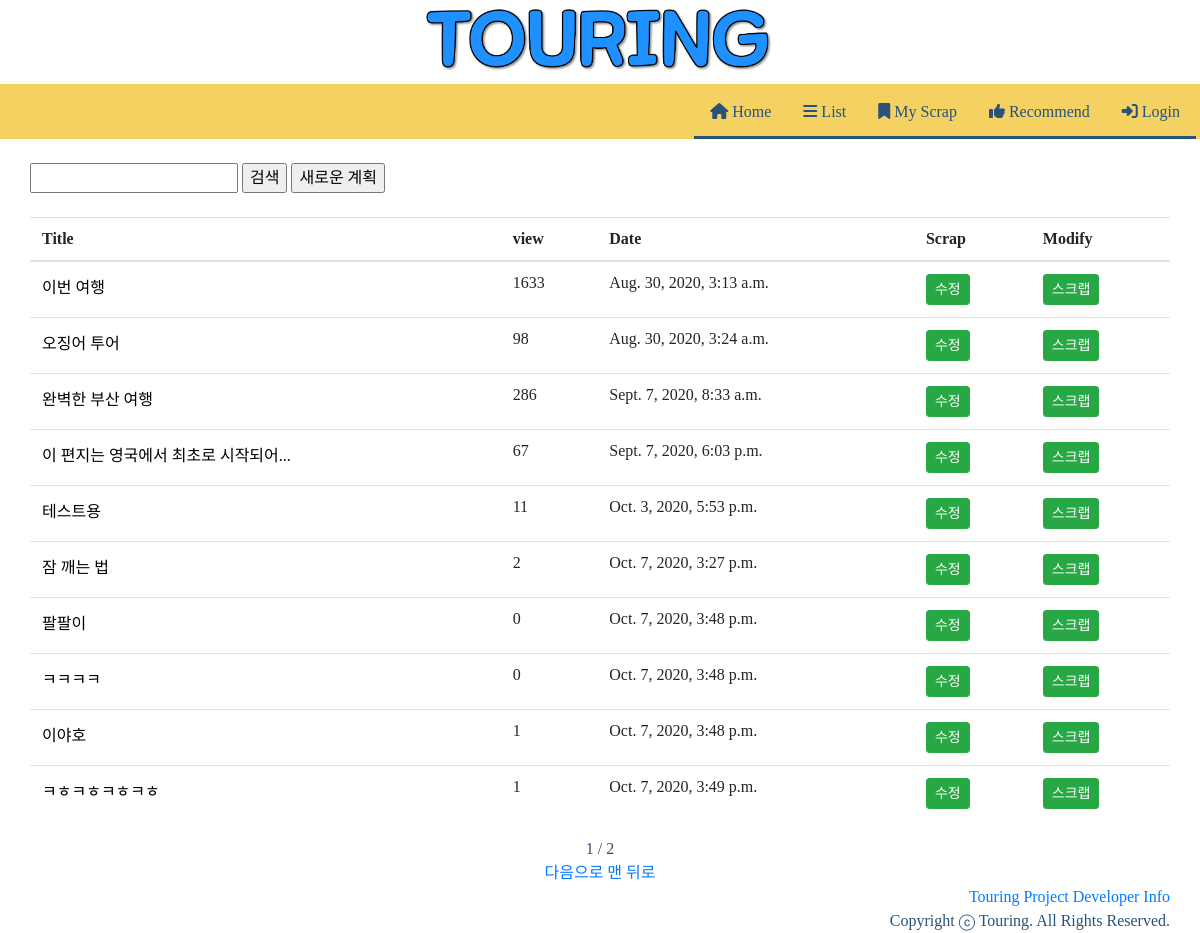
Before: /tourPlan/search/ with the older database file.
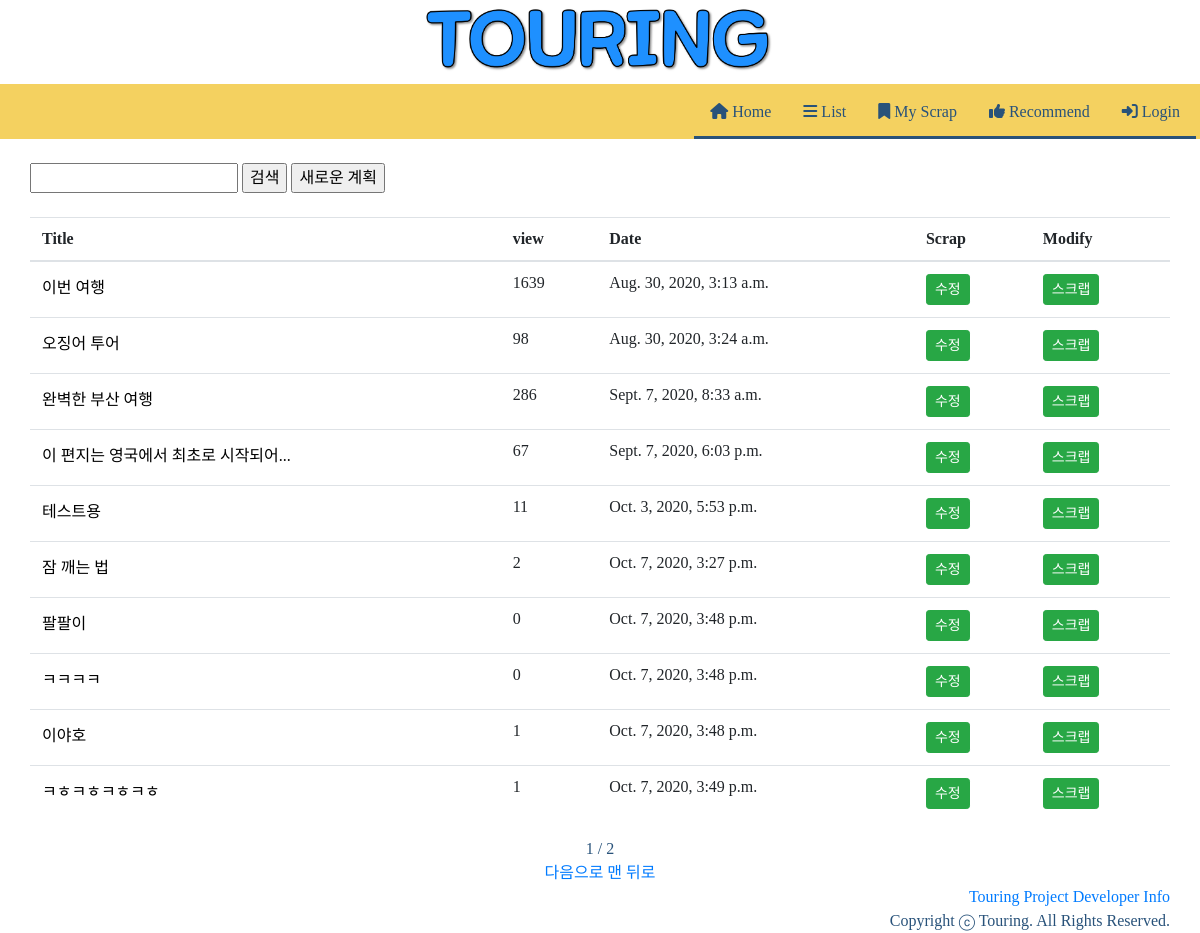
After: the same page with the newer database file.
### tourPlan/models.py (models this page shows, shortened)
class Plan(models.Model):
    title = models.CharField(max_length=200)
    departDate = models.DateField(blank=True, default=timezone.now, null=True)
    arriveDate = models.DateField(blank=True, default=timezone.now, null=True)
    password = models.CharField(max_length=200)
    hotel = models.CharField(max_length=200)
    created_at = models.DateTimeField('작성시간', default = timezone.now)
    updated_at = models.DateTimeField('수정시간', default = timezone.now)
    view_count = models.IntegerField(default=0)
    scrap_users = models.ManyToManyField(User, through='Scrap', related_name= 'scrap_plans')
    scrap_count = models.PositiveIntegerField(default=0)

### tourPlan/views.py (the view)
# urls.py: path('search/', views.search, name='search'),
def search(request):
    plan_object = Plan.objects.all()
    query = request.GET.get('query','')
    page = request.GET.get('page')
    paginator = Paginator(plan_object.filter(title__icontains= query), 10)
    searches = paginator.get_page(page)
    if query :
        plan_object = plan_object.filter(title__icontains= query)
    return render(request, 'search.html', {'search':plan_object, 'query':query, 'searches':searches})

### tourPlan/templates/search.html (shortened to what this page needs)
{% extends 'nav.html' %}
{% load static %}
{% load bootstrap4 %}
{% block content %}
<html>
<head>
</head>
<body>
<br>
<div class="body_margin">
<form class="search" action="{% url 'search' %}" method="get">
    <input type="text" name="query" value="{{query}}">
    <input type="submit" name="" value="검색">
    <a href="{% url 'plancreate' %}"><input type="button" value="새로운 계획"></a>
</form>
<br>
<table class="table">
    <thead>
        <tr>
            <th scope = "col">Title</th>
            <th scope = "col">view</th>
            <th scope = "col">Date</th>
            <th scope = "col">Scrap</th>
            <th scope = "col">Modify</th>
        </tr>
    </thead>
    <tbody>
        {% for plan in searches %}
        <tr>
            <td><a class="title" href="{% url 'map' plan.id %}">{{plan.title}}</a></td>
            <td>{{plan.view_count}}</td>
            <td>{{plan.created_at}}</td>
            <td><a href="{% url 'map' plan.id %}" class = "btn btn-success btn-sm">수정</a></td>
            <td>
                {% if user in plan.scrap_users.all %}
                <a href="{% url 'scrap' plan.id %}" class = "btn btn-success btn-sm">스크랩 취소</a>
                {% else %}
                <a href ="{% url 'scrap' plan.id %}" class = "btn btn-success btn-sm">스크랩</a>
                {% endif %}
            </td>
        </tr>
        {% endfor %}
    </tbody>
</table>
<div class="container">
    <span>{{searches.number}}</span>
    <span>/</span>
    <span>{{searches.paginator.num_pages}}</span>
    <br>
    {% if searches.has_next %}
    <a href="?page={{searches.next_page_number}}&&query={{ query }}">다음으로</a>
    <a href="?page={{searches.paginator.num_pages}}&&query={{ query }}">맨 뒤로</a>
    {% endif %}
</div>
</div>
{% endblock %}

Changed rows visible on the page:
changed Plan "이번 여행": view_count "1633" → "1639"
